Frame 1 (no input): blank canvas, image omitted
Frame 60 (no input): blank canvas, image omitted
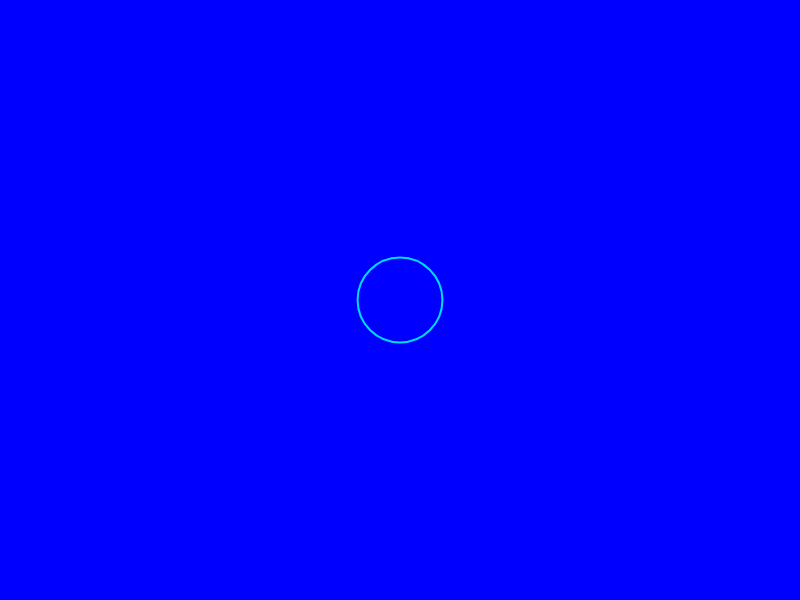
Frame 120 (the mouse pressed at the canvas centre since frame 60)

The p5.js sketch whose frames 1 and 60 were blank and that drew this single picture after the mouse press (run headless with seeded random() and noise() and a simulated clock; from frame 60 on, the mouse is pressed at the canvas centre):

// p5.js sketch
// ── sketch.js
let ripplers = []; //hold rippler objects

function setup() {
    createCanvas(800, 600);
    noFill(); //for ripples
}

function draw() {
    background("blue"); //water-y background

    //the array of ripplers and call their draw method
    for (let i = 0; i < ripplers.length; i++) {
        ripplers[i].draw();
    }
}

// Capture mouse clicks
function mousePressed() {
    //new Rippler object at the mouse coordinates and add it to the array
    ripplers.push(new Rippler(mouseX, mouseY));
}

class Rippler {
    constructor(x, y) {
        this.x = x; // this is the x-coordinate of the ripple
        this.y = y; //the y-coordinate of the ripple
        this.diameter = 0; // base diameter of 0
        this.maxDiameter = random(150, 800); //maximum diameter for each ripple
        this.speed = random(1, 3); //speed for ripple growth
    }

    draw() {
        this.diameter += this.speed; //ripple movement
        
        //the alpha value based on the diameter to make it transparent
        let alpha = map(this.diameter, 0, this.maxDiameter, 255, 0); //fading 

        //the ripple
        stroke(0, 255, 255, alpha); //color with alpha for fading
        strokeWeight(2); //this is the stroke thickness
        ellipse(this.x, this.y, this.diameter, this.diameter); //draw circle
        
        //removing ripples that are fully faded
        if (this.diameter > this.maxDiameter) {
            this.diameter = this.maxDiameter; //max diameter
        }
    }
}
